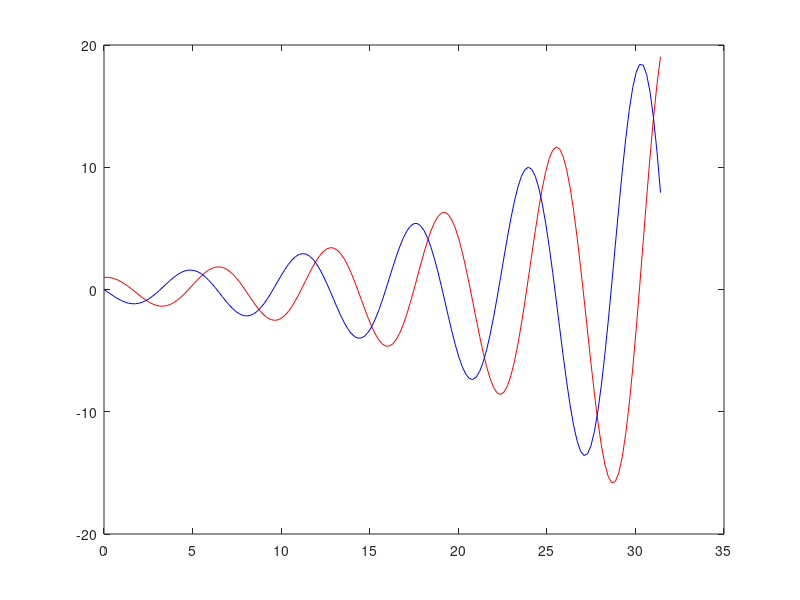
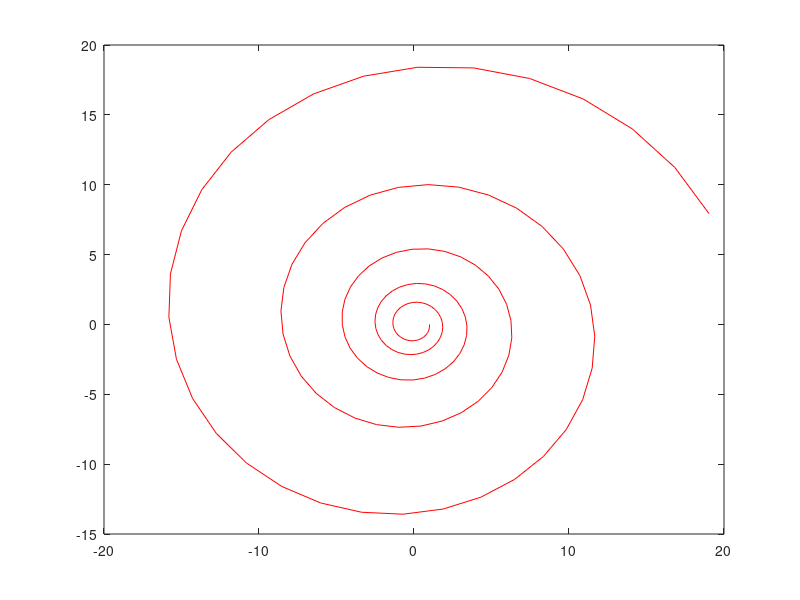
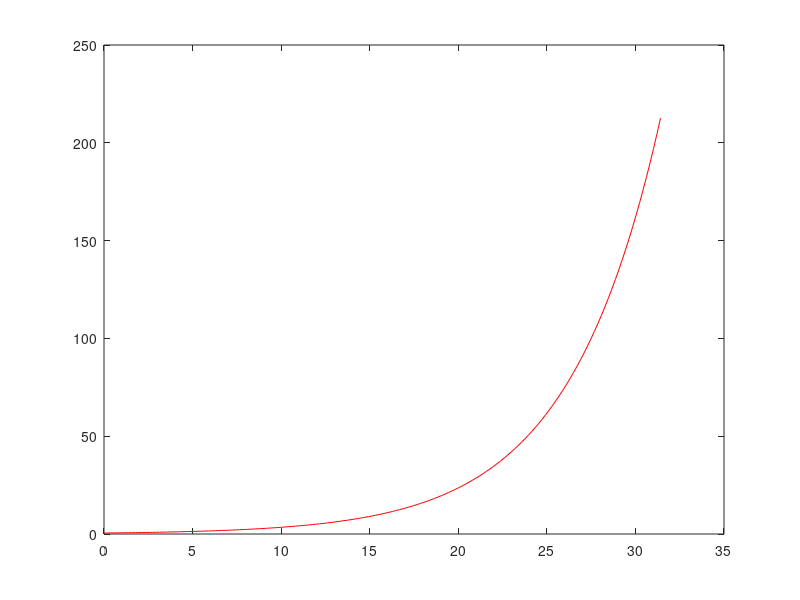
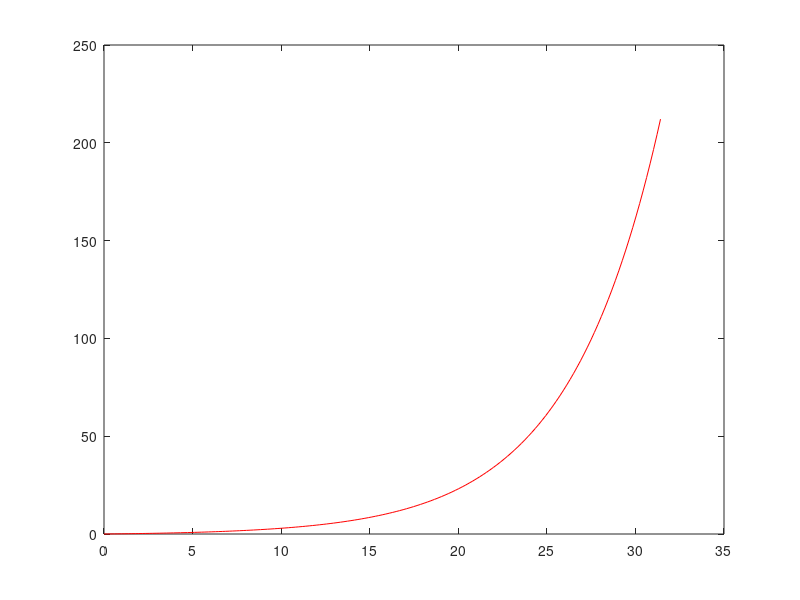

The MATLAB source for these figures, in order:
% this is the matlab code for plotting the result of lab06 

display('Question1_1 :');               %%%%%%%%%%%%%%%%%%%%%%%%%%%%%%%%%%%%%%%%%%%%%%%%%%%%%%%%% plot FE method result

data = fopen('q11result.txt','r');                              %read data from q11result.txt file
A = fscanf(data ,'%f');
fclose(data);

M=161;                                                          %initialization
T =zeros(M);
X = zeros(M);
Y = zeros(M);
E = zeros(M);
Err = zeros(M);

for i= 1:M                                                       %separate data into array X, T, E, Err and Y
    T(i)=A((i-1)*5+1);
    X(i)=A((i-1)*5+2);
    Y(i)=A((i-1)*5+3);
    E(i)=A((i-1)*5+4);
    Err(i)=A((i-1)*5+5);
end

figure;
plot(T, X, 'r', T, Y, 'b');                                      %plot the data

figure;
plot(X, Y, 'r');

figure;
plot(T, E, 'r');

figure;
plot(T, Err, 'r');   

display('Question1_2 :');                 %%%%%%%%%%%%%%%%%%%%%%%%%%%%%%%%%%%%%%%%%%%%%%%%%%%%%%%%%  plot BE mehtod result

data = fopen('q12result.txt','r');                                 %read data from q12result.txt file
A = fscanf(data ,'%f');
fclose(data);


for i= 1:M                                                         %separate data into array X, T, E, Err and Y
    T(i)=A((i-1)*5+1);
    X(i)=A((i-1)*5+2);
    Y(i)=A((i-1)*5+3);
    E(i)=A((i-1)*5+4);
    Err(i)=A((i-1)*5+5);
end

figure;
plot(T, X, 'r', T, Y, 'b');                                         %plot the data

figure;
plot(X, Y, 'r');

figure;
plot(T, E, 'r');

figure;
plot(T, Err, 'r');

display('Question1_3 :');                 %%%%%%%%%%%%%%%%%%%%%%%%%%%%%%%%%%%%%%%%%%%%%%%%%%%%%%%%% plot IT method

data = fopen('q13result.txt','r');                                   %read data from q13result.txt file
A = fscanf(data ,'%f');
fclose(data);


for i= 1:M                                                           %separate data into array X, T, E, Err and Y
    T(i)=A((i-1)*5+1);
    X(i)=A((i-1)*5+2);
    Y(i)=A((i-1)*5+3);
    E(i)=A((i-1)*5+4);
    Err(i)=A((i-1)*5+5);
end

figure;
plot(T, X, 'r', T, Y, 'b');                                            %plot the data

figure;
plot(X, Y, 'r');

figure;
plot(T, E, 'r');
axis([0 35 0 1]);

figure;
plot(T, Err, 'r');

display('Question1_4 :');                 %%%%%%%%%%%%%%%%%%%%%%%%%%%%%%%%%%%%%%%%%%%%%%%%%%%%%%%%% plot LF method

data = fopen('q14result.txt','r');                                      %read data from q14result.txt file
A = fscanf(data ,'%f');
fclose(data);


for i= 1:M                                                              %separate data into array X, T, E, Err and Y
    T(i)=A((i-1)*5+1);
    X(i)=A((i-1)*5+2);
    Y(i)=A((i-1)*5+3);
    E(i)=A((i-1)*5+4);
    Err(i)=A((i-1)*5+5);
end

figure;
plot(T, X, 'r', T, Y, 'b');                                             %plot the data

figure;
plot(X, Y, 'r');

figure;
plot(T, E, 'r');

figure;
plot(T, Err, 'r');



